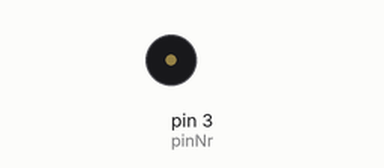
A sketch run on a simulated Arduino Nano, built with avr-gcc and run on an emulated ATmega328P. Parts: buzzer (waves = sounding).

Above: at 0.1 s.
Timing chart, 0 to 1.6 s (numbered marks = the images above):
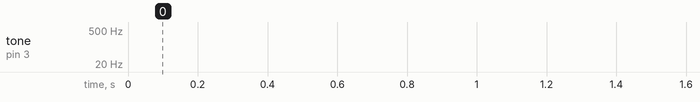

The sketch:

miniDifuzor.ino
```cpp
//Arduino Board Used: Arduino Nano
//using D3 (pin 3) for the i/o of the buzzer

const int pinNr = 3;
void setup() {
  pinMode(pinNr,OUTPUT);
}
void loop() {
  for(int i = 0; i<4000;i++){
    tone(pinNr,i);
    delay(2);// short enough delay to hear the fluctuation
  }
  for(int i = 4000; i>0;i--){
    tone(pinNr,i);
    delay(2);// short enough delay to hear the fluctuation
  }
}
```
